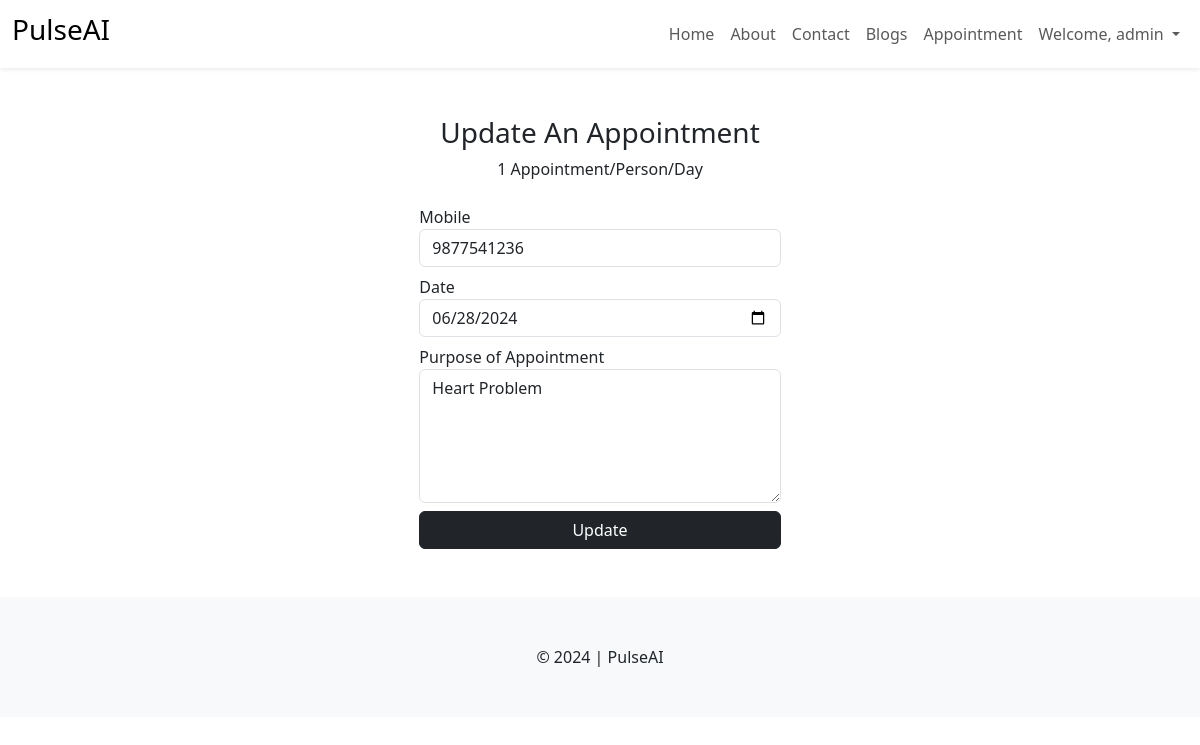
/patient/update_appointment/3/ (signed in), run on the app's committed database.
### patient/models.py (models this page shows, shortened)
class Appointment(models.Model):
    user = models.ForeignKey(User, on_delete=models.DO_NOTHING)
    mobile = models.CharField(max_length=20)
    date = models.DateField()
    note = models.TextField()
    status = models.CharField(max_length=255, choices=APPOINTMENT_STATUS_OPTION, default="Booked")

### patient/views.py (the view, shortened to what this page needs)
# urls.py: path("update_appointment/<int:aid>/", views.update_appointment, name="update_appointment"),
def update_appointment(request, aid):
    app = Appointment.objects.get(id=aid)
    context = {
        'appointment': app
    }
    return render(request, 'patient/appointment_update.html', context)

### templates/patient/appointment_update.html (shortened to what this page needs)
{% extends "layout.html" %}
{% block content %}
<div class="container my-5">
<div class="row g-3">
    <div class="col-md-4 mx-auto">
        <div class="mb-4 text-center">
            <h3>Update An Appointment</h3>
            <p>1 Appointment/Person/Day</p>
        </div>
        <form action="{% url "update_appointment" appointment.id %}" method="post">
            <div class="mb-2">
                <label>Mobile</label>
                <input type="text" name="mobile" class="form-control" value="{{appointment.mobile}}" required>
            </div>
            <div class="mb-2">
                <label>Date</label>
                <input type="date" name="date" class="form-control" value="{{appointment.date|date:"Y-m-d"}}" required>
            </div>
            <div class="mb-2">
                <label>Purpose of Appointment</label>
                <textarea rows="5" class="form-control" name="note" required>{{appointment.note}}</textarea>
            </div>
            <div class="mt-2">
                <input type="submit" value="Update" class="btn btn-dark w-100">
            </div>
        </form>
    </div>
</div>
</div>
{% endblock %}

### templates/layout.html (shortened to what this page needs)
{% load static %}
<!DOCTYPE html>
<html lang="en">
<head>
    <link rel="stylesheet" href="https://cdnjs.cloudflare.com/ajax/libs/font-awesome/6.5.2/css/all.min.css" />
    <link rel="stylesheet" href="{% static "css/bootstrap.min.css" %}">
    <link rel="stylesheet" href="{% static "css/style.css" %}">
</head>
<body>
    <nav class="navbar navbar-expand-lg mb-1 shadow-sm">
        <div class="container-fluid">
          <a class="navbar-brand" href="#">
            <h3>PulseAI</h3>
          </a>
          <div class="collapse navbar-collapse" id="navbarNav">
            <ul class="navbar-nav ms-auto">
              <li class="nav-item">
                <a class="nav-link" href="{% url "home" %}">Home</a>
              </li>
              <li class="nav-item">
                <a class="nav-link" href="{% url "about" %}">About</a>
              </li>
              <li class="nav-item">
                <a class="nav-link" href="{% url "contact" %}">Contact</a>
              </li>
              <li class="nav-item">
                <a class="nav-link" href="{% url "blogs" %}">Blogs</a>
              </li>
              {% if user.is_authenticated %}
              <li class="nav-item">
                <a class="nav-link" href="{% url "appointment" %}">Appointment</a>
              </li>
              <li class="nav-item dropdown">
                <a class="nav-link dropdown-toggle" href="#" role="button" data-bs-toggle="dropdown" aria-expanded="false">
                  Welcome, {{user.username}}
                </a>
              </li>
              {% endif %}
            </ul>
          </div>
        </div>
      </nav>
    {% block content %}
    {% endblock %}
    <footer class="bg-light py-5 text-center mt-3">
        &copy; 2024 | PulseAI
    </footer>
</body>
</html>

### data on the page
Appointment: mobile "9877541236", date "06/28/2024", note "Heart Problem"

### other printed values
{{ user.username }} "admin"
